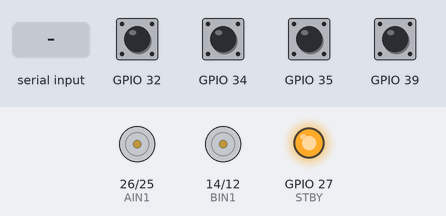
A sketch run on a simulated ESP32. Parts: motor-driver pin pairs drawn as motors (green arrow = first pin HIGH = forward, orange = second pin HIGH = backward, longer = more drive, scaled by the enable pin, stopped while the standby pin is LOW), output pins drawn as LEDs (lit = HIGH). The inputs (shaded band) are chosen by the test bench; at power-on: GPIO 32, GPIO 34, GPIO 35, GPIO 39 HIGH. What the sketch prints to the serial monitor is not drawn.

Above: at 1.2 s.
1.3 s: "w" received over Serial
At 2.1 s:
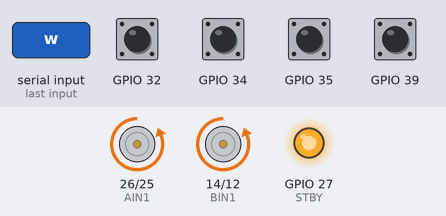
2.8 s: "s" received over Serial
At 3.3 s:
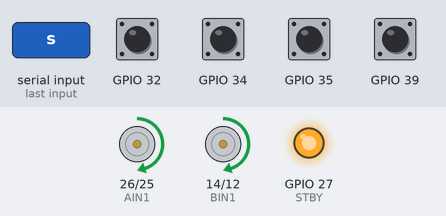
4.3 s: "c" received over Serial
At 5.5 s:
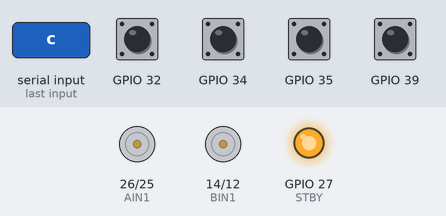
5.8 s: "a" received over Serial
At 6.7 s:
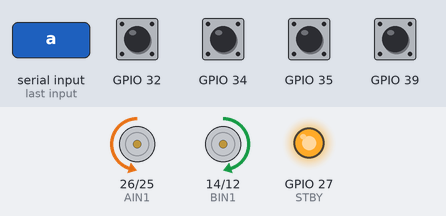
7.3 s: "d" received over Serial
At 7.9 s:
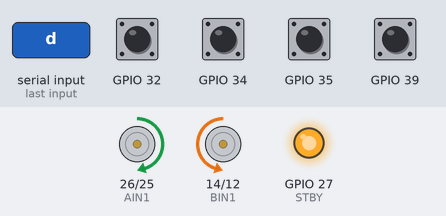
8.8 s: "w" received over Serial
At 10.2 s:
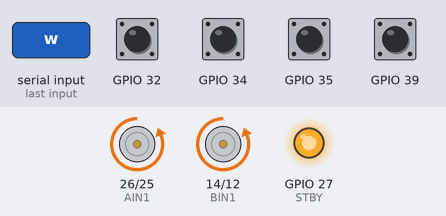
Timing chart, 0 to 11.3 s (numbered marks = the images above; inputs shaded):
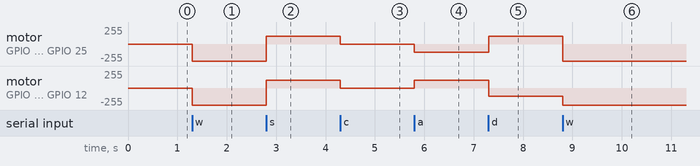

Measured:
- after the input at 1.3 s, motor on GPIO 26 (AIN1) / GPIO 25 (AIN2), motor on GPIO 14 (BIN1) / GPIO 12 (BIN2): stopped → backward 255/255 at once
- after the input at 2.8 s, motor on GPIO 26 (AIN1) / GPIO 25 (AIN2), motor on GPIO 14 (BIN1) / GPIO 12 (BIN2): backward 255/255 → forward 120/255 at once
- after the input at 4.3 s, motor on GPIO 26 (AIN1) / GPIO 25 (AIN2), motor on GPIO 14 (BIN1) / GPIO 12 (BIN2): forward 120/255 → stopped at once
- after the input at 5.8 s, motor on GPIO 26 (AIN1) / GPIO 25 (AIN2): stopped → backward 120/255 at once; motor on GPIO 14 (BIN1) / GPIO 12 (BIN2): stopped → forward 120/255 at once
- after the input at 7.3 s, motor on GPIO 26 (AIN1) / GPIO 25 (AIN2): backward 120/255 → forward 120/255 at once; motor on GPIO 14 (BIN1) / GPIO 12 (BIN2): forward 120/255 → backward 120/255 at once
- after the input at 8.8 s, motor on GPIO 26 (AIN1) / GPIO 25 (AIN2): forward 120/255 → backward 255/255 at once; motor on GPIO 14 (BIN1) / GPIO 12 (BIN2): backward 120/255 → backward 255/255 at once

The sketch:

TesteEncoder.ino
```cpp
#include <PololuMagneticEncoder.h>

PololuMagneticEncoder encoders;
long tempo = 0;
int dt = 100;
int esquerdo, direito;

const int PWMA = 33;
const int AIN1 = 26;
const int AIN2 = 25;
const int STBY = 27;
const int BIN1 = 14;
const int BIN2 = 12;
const int PWMB = 13;

int MTA = 0, MTB = 0; // MTA = Direita MTB = Esquerda


void setup() {
  // put your setup code here, to run once:

  encoders.setupEncoders(34,39,35,32);

  pinMode(PWMA, OUTPUT);
  pinMode(AIN1, OUTPUT);
  pinMode(AIN2, OUTPUT);
  pinMode(STBY, OUTPUT);
  pinMode(BIN1, OUTPUT);
  pinMode(BIN2, OUTPUT);
  pinMode(PWMB, OUTPUT);

  digitalWrite(STBY, HIGH);
  Serial.begin(9600);


}

void loop() {
  // put your main code here, to run repeatedly:
  int dado;
  if(Serial.available()>0)
  {
    dado = Serial.read();
    switch (dado)
    {
    case 'w':
      digitalWrite(AIN2, HIGH);
      digitalWrite(AIN1, LOW);
      digitalWrite(BIN1, LOW);
      digitalWrite(BIN2, HIGH);
      MTA = 255;
      MTB = 255;
      analogWrite(PWMA,MTA);
      analogWrite(PWMB,MTB);
      break;
    case 's':
      digitalWrite(AIN2, LOW);
      digitalWrite(AIN1, HIGH);
      digitalWrite(BIN1, HIGH);
      digitalWrite(BIN2, LOW);
      MTA = 120;
      MTB = 120;
      analogWrite(PWMA,MTA);
      analogWrite(PWMB,MTB);
      break;
    case 'c':
      digitalWrite(AIN2, HIGH);
      digitalWrite(AIN1, HIGH);
      digitalWrite(BIN1, HIGH);
      digitalWrite(BIN2, HIGH);
      MTA = 120;
      MTB = 120;
      analogWrite(PWMA,MTA);
      analogWrite(PWMB,MTB);
      break;
    case 'a':
      digitalWrite(AIN2, HIGH);
      digitalWrite(AIN1, LOW);
      digitalWrite(BIN1, HIGH);
      digitalWrite(BIN2, LOW);
      MTA = 120;
      MTB = 120;
      analogWrite(PWMA,MTA);
      analogWrite(PWMB,MTB);
      break;
    case 'd':
      digitalWrite(AIN2, LOW);
      digitalWrite(AIN1, HIGH);
      digitalWrite(BIN1, LOW);
      digitalWrite(BIN2, HIGH);
      MTA = 120;
      MTB = 120;
      analogWrite(PWMA,MTA);
      analogWrite(PWMB,MTB);
      break;
    }
  }

  if (millis() - tempo >= dt)
    {
      tempo = millis();
      // leitura do encoder
      esquerdo = encoders.getCountsAndResetEncoderLeft();
      direito = encoders.getCountsAndResetEncoderRight();
      Serial.print(60*10*esquerdo/900);
      Serial.print(";");
      Serial.println(60*10*direito/900);
    }
}
// 900 pulsos por rotação
// 
```
